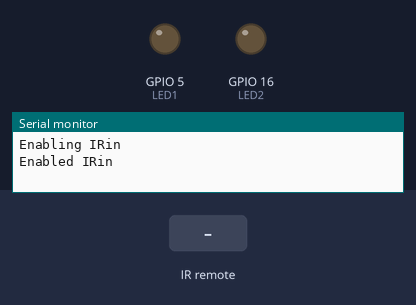
This sketch was run on a simulated ESP8266 (NodeMCU). On the bench: output pins drawn as LEDs (lit = HIGH), the last lines printed to the serial monitor. The inputs (shaded band) are chosen by the test bench.

Above: at 1.2 s.
1.3 s: infrared code 0x51E43D1B received
At 1.9 s:
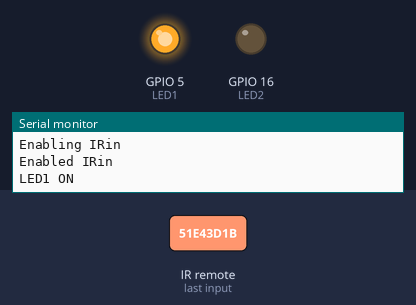
2.8 s: infrared code 0xFF9186B7 received
At 3.1 s:
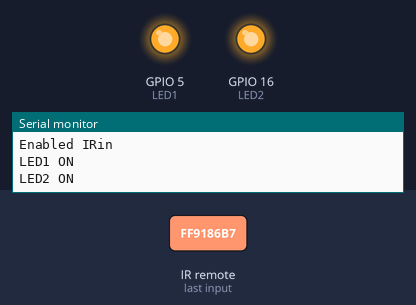
4.3 s: infrared code 0xAB91951F received
At 5.5 s:
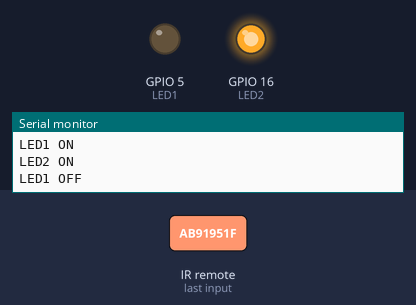
5.8 s: infrared code 0x8C22657B received
At 6.7 s:
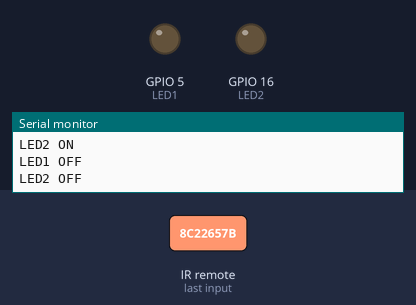
Timing chart, 0 to 8.3 s (numbered marks = the images above; inputs shaded):
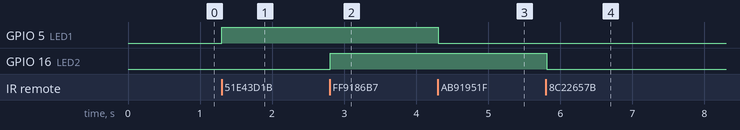

Measured:
- after the input at 1.3 s, GPIO 5 (LED1): LOW → HIGH at once
- after the input at 2.8 s, GPIO 16 (LED2): LOW → HIGH at once
- after the input at 4.3 s, GPIO 5 (LED1): HIGH → LOW at once
- after the input at 5.8 s, GPIO 16 (LED2): HIGH → LOW at once

The sketch:

NODEMCU_IR_Receiver.ino.ino
```cpp
// (licence header left out)
#include <IRremoteESP8266.h>

int RECV_PIN = 4;
int LED1 = 5;
int LED2 =16;

IRrecv irrecv(RECV_PIN);

decode_results results;

void setup()
{
  Serial.begin(115200);
  // In case the interrupt driver crashes on setup, give a clue
  // to the user what's going on.
  Serial.println("Enabling IRin");
  pinMode(LED1, OUTPUT);
  pinMode(LED2, OUTPUT);
  irrecv.enableIRIn(); // Start the receiver
  Serial.println("Enabled IRin");
}

void loop() {
  if (irrecv.decode(&results)) {
    //Serial.println(results.value,HEX);

   if(results.value == 0x51E43D1B)
    {
      Serial.println("LED1 ON");
      digitalWrite(LED1, HIGH);
    }
    if(results.value == 0xAB91951F)
    {
      Serial.println("LED1 OFF");
      digitalWrite(LED1, LOW);
    }
   if(results.value == 0xFF9186B7)
    {
      Serial.println("LED2 ON");
      digitalWrite(LED2, HIGH);
    }
    if(results.value == 0x8C22657B)
    {
      Serial.println("LED2 OFF");
      digitalWrite(LED2, LOW);
    }
    irrecv.resume(); // Receive the next value
  }
  delay(100);
}
```
